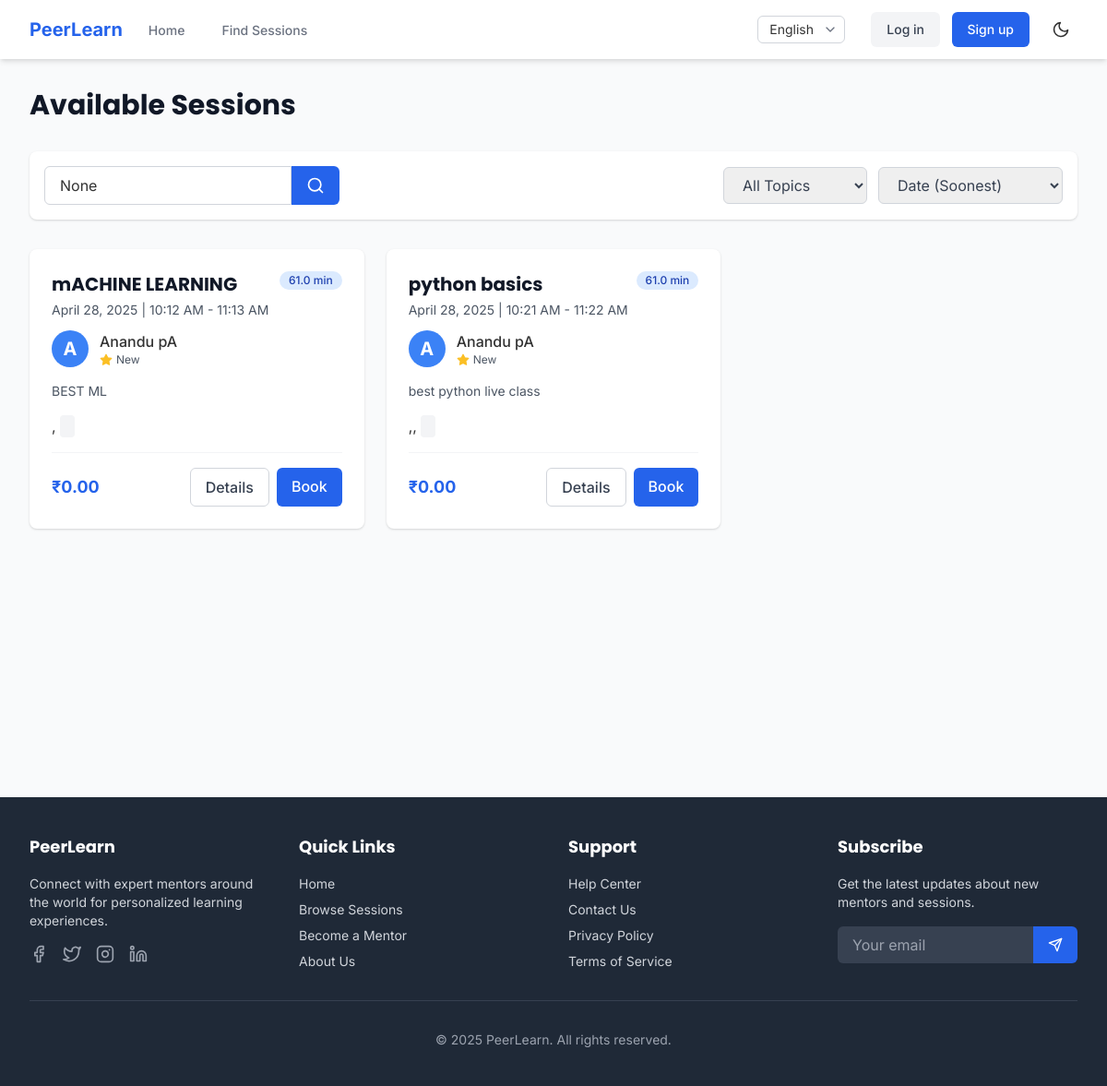
The app's page /sessions/ with its own data.
### learning_sessions/models.py (models this page shows, shortened)
class Session(models.Model):
    STATUS_CHOICES = (
        ('scheduled', _('Scheduled')),
        ('in_progress', _('In Progress')),
        ('completed', _('Completed')),
        ('cancelled', _('Cancelled')),
    )
    mentor = models.ForeignKey(MentorProfile, on_delete=models.CASCADE, related_name='sessions')
    title = models.CharField(_('title'), max_length=255)
    description = models.TextField(_('description'))
    start_time = models.DateTimeField(_('start time'))
    end_time = models.DateTimeField(_('end time'))
    price = models.DecimalField(_('price'), max_digits=10, decimal_places=2)
    max_participants = models.PositiveIntegerField(_('maximum participants'), default=1)
    current_participants = models.PositiveIntegerField(_('current participants'), default=0)
    status = models.CharField(_('status'), max_length=20, choices=STATUS_CHOICES, default='scheduled')
    tags = models.CharField(_('tags'), max_length=255, blank=True, help_text=_("Comma-separated tags"))
    created_at = models.DateTimeField(auto_now_add=True)
    updated_at = models.DateTimeField(auto_now=True)
    class Meta:
        ordering = ['start_time']
        indexes = [
            models.Index(fields=['start_time']),
            models.Index(fields=['status']),
        ]
    @property
    def duration_minutes(self):
        delta = self.end_time - self.start_time
        return delta.total_seconds() / 60

### users/models.py (models this page shows, shortened)
class MentorProfile(models.Model):
    user = models.OneToOneField(User, on_delete=models.CASCADE, related_name='mentor_profile')
    expertise = models.CharField(_('area of expertise'), max_length=255)
    bio = models.TextField(_('biography'))
    hourly_rate = models.DecimalField(_('hourly rate'), max_digits=10, decimal_places=2)
    is_approved = models.BooleanField(_('approved status'), default=False)
    intro_video = models.URLField(_('introduction video'), blank=True, null=True)
    average_rating = models.DecimalField(_('average rating'), max_digits=3, decimal_places=2, default=0)
    total_reviews = models.PositiveIntegerField(_('total reviews'), default=0)
    created_at = models.DateTimeField(auto_now_add=True)
    updated_at = models.DateTimeField(auto_now=True)

class User(AbstractUser):
    ROLE_CHOICES = (
        ('learner', _('Learner')),
        ('mentor', _('Mentor')),
        ('admin', _('Admin')),
    )
    username = None
    email = models.EmailField(_('email address'), unique=True)
    profile_picture = models.ImageField(_('profile picture'), upload_to='profile_pictures/', blank=True, null=True)
    role = models.CharField(_('role'), max_length=10, choices=ROLE_CHOICES, default='learner')
    two_factor_enabled = models.BooleanField(_('two-factor authentication'), default=False)
    USERNAME_FIELD = 'email'
    REQUIRED_FIELDS = []
    objects = UserManager()
    def get_full_name(self):
        return f"{self.first_name} {self.last_name}".strip() or self.email
    full_name = property(get_full_name)

### learning_sessions/views.py (the view, shortened to what this page needs)
# urls.py: path('', views.session_list, name='session_list'),
def session_list(request):
    if request.user.is_authenticated and request.user.role == 'mentor':
        return redirect('mentor_sessions')
    queryset = Session.objects.filter(
        status='scheduled',
        start_time__gt=timezone.now(),
        mentor__is_approved=True
    ).select_related('mentor__user').order_by('start_time')
    search_query = request.GET.get('q')
    tag_filter = request.GET.get('tag')
    min_price = request.GET.get('min_price')
    max_price = request.GET.get('max_price')
    if tag_filter:
        queryset = queryset.filter(tags__icontains=tag_filter)
    if min_price:
        queryset = queryset.filter(price__gte=min_price)
    if max_price:
        queryset = queryset.filter(price__lte=max_price)
    all_tags = set()
    for session in Session.objects.filter(mentor__is_approved=True):
        if session.tags:
            all_tags.update([tag.strip() for tag in session.tags.split(',')])
    personalized_recommendations = []
    if request.user.is_authenticated and request.user.role == 'learner' and not (search_query or tag_filter or min_price or max_price):
        from .ml_recommendations import get_personalized_recommendations
        personalized_recommendations = get_personalized_recommendations(request.user, limit=4)
    context = {
        'sessions': queryset,
        'search_query': search_query,
        'tag_filter': tag_filter,
        'min_price': min_price,
        'max_price': max_price,
        'all_tags': sorted(all_tags),
        'personalized_recommendations': personalized_recommendations,
    }
    return render(request, 'sessions/session_list.html', context)

### templates/sessions/session_list.html (shortened to what this page needs)
{% extends 'base.html' %}
{% load i18n %}
{% load static %}
{% block content %}
<div class="bg-gray-50 min-h-screen py-8">
    <div class="max-w-7xl mx-auto px-4 sm:px-6 lg:px-8">
        <div class="flex justify-between items-center mb-8">
            <h1 class="text-3xl font-bold text-gray-900">{% trans "Available Sessions" %}</h1>
        </div>
        <div class="bg-white shadow rounded-lg p-4 mb-8">
            <div class="flex flex-wrap items-center justify-between">
                <div class="w-full md:w-auto mb-4 md:mb-0">
                    <form method="get" class="flex">
                        <input type="text" name="q" value="{{ search_query }}" placeholder="{% trans 'Search sessions...' %}" class="border border-gray-300 rounded-l-md px-4 py-2 w-full focus:ring-blue-500 focus:border-blue-500">
                        <button type="submit" class="bg-blue-600 text-white px-4 py-2 rounded-r-md hover:bg-blue-700">
                            <i data-feather="search" class="h-5 w-5"></i>
                        </button>
                    </form>
                </div>
                <div class="flex flex-wrap gap-3">
                    <select name="topic" id="topic-filter" class="border border-gray-300 rounded-md px-4 py-2 text-gray-700 focus:ring-blue-500 focus:border-blue-500">
                        <option value="">{% trans "All Topics" %}</option>
                    </select>
                    <select name="sort" id="sort-filter" class="border border-gray-300 rounded-md px-4 py-2 text-gray-700 focus:ring-blue-500 focus:border-blue-500">
                        <option value="date" {% if sort == 'date' %}selected{% endif %}>{% trans "Date (Soonest)" %}</option>
                    </select>
                </div>
            </div>
        </div>
        {% if sessions %}
            <div class="grid grid-cols-1 md:grid-cols-2 lg:grid-cols-3 gap-6 mb-8">
                {% for session in sessions %}
                    <div class="bg-white shadow rounded-lg overflow-hidden transition duration-200 transform hover:translate-y-[-4px] hover:shadow-md">
                        <div class="p-6">
                            <div class="flex justify-between items-start mb-3">
                                <div>
                                    <h2 class="text-xl font-bold text-gray-900 mb-1">{{ session.title }}</h2>
                                    <p class="text-sm text-gray-600">{{ session.start_time|date:"F j, Y" }} | {{ session.start_time|date:"g:i A" }} - {{ session.end_time|date:"g:i A" }}</p>
                                </div>
                                <div class="bg-blue-100 text-blue-800 text-xs font-medium px-2.5 py-0.5 rounded-full">
                                    {{ session.duration_minutes }} {% trans "min" %}
                                </div>
                            </div>
                            <div class="flex items-center mb-4">
                                {% if session.mentor.user.profile_picture %}
                                    <img src="{{ session.mentor.user.profile_picture.url }}" alt="{{ session.mentor.user.get_full_name }}" class="h-10 w-10 rounded-full object-cover mr-3">
                                {% else %}
                                    <div class="h-10 w-10 rounded-full bg-blue-500 text-white flex items-center justify-center font-bold text-xl mr-3">
                                        {{ session.mentor.user.first_name|first|upper }}
                                    </div>
                                {% endif %}
                                <div>
                                    <p class="font-medium">{{ session.mentor.user.get_full_name }}</p>
                                    <div class="flex items-center">
                                        <div class="flex items-center text-yellow-400 mr-1">
                                            <i data-feather="star" class="h-3.5 w-3.5 fill-current"></i>
                                        </div>
                                        <span class="text-xs text-gray-600">{{ session.mentor.average_rating|default:"New" }}</span>
                                    </div>
                                </div>
                            </div>
                            <p class="text-gray-600 text-sm mb-4 line-clamp-3">{{ session.description }}</p>
                            {% if session.tags %}
                                <div class="flex flex-wrap gap-1 mb-4">
                                    {% for tag in session.tags.split %},{% endfor %}
                                    <span class="text-xs bg-gray-100 text-gray-800 px-2 py-1 rounded">{{ tag }}</span>
                                </div>
                            {% endif %}
                            <div class="flex justify-between items-center mt-4 pt-4 border-t border-gray-100">
                                <div class="text-lg font-bold text-blue-600">₹{{ session.price }}</div>
                                <div class="flex space-x-2">
                                    <a href="{% url 'session_detail' session_id=session.id %}" class="px-4 py-2 border border-gray-300 text-gray-700 font-medium rounded-md hover:bg-gray-50 transition">
                                        {% trans "Details" %}
                                    </a>
                                    <a href="{% url 'book_session' session_id=session.id %}" class="px-4 py-2 bg-blue-600 text-white font-medium rounded-md hover:bg-blue-700 transition">
                                        {% trans "Book" %}
                                    </a>
                                </div>
                            </div>
                        </div>
                    </div>
                {% endfor %}
            </div>
        {% endif %}
    </div>
</div>
{% endblock %}

### templates/base.html (style rules this page uses)
:root { --primary-color: #007BFF; --secondary-color: #FF5733; --bg-light: #F5F5F5; --bg-dark: #121212; }
body { font-family: 'Inter', sans-serif; transition: background-color 0.3s, color 0.3s; }
h1, h2, h3, h4, h5, h6 { font-family: 'Poppins', sans-serif; font-weight: 700; }
.light-mode { background-color: var(--bg-light); color: #333; }

### records on screen
Session: title "mACHINE LEARNING", start_time "April 28, 2025", start_time "10:12 AM", end_time "11:13 AM", duration_minutes "61.0", mentor.user.first_name|first "A", mentor.user.get_full_name "Anandu pA", mentor.average_rating "New", description "BEST ML", price "0.00"
Session: title "python basics", start_time "April 28, 2025", start_time "10:21 AM", end_time "11:22 AM", duration_minutes "61.0", mentor.user.first_name|first "A", mentor.user.get_full_name "Anandu pA", mentor.average_rating "New", description "best python live class", price "0.00"

### other values on screen
form field language "English"
